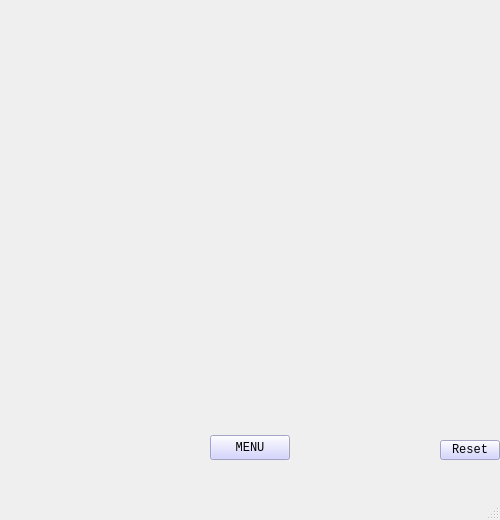
<?xml version="1.0" encoding="UTF-8"?>
<ui version="4.0">
 <class>MainWindow</class>
 <widget class="QMainWindow" name="MainWindow">
  <property name="geometry">
   <rect>
    <x>0</x>
    <y>0</y>
    <width>500</width>
    <height>520</height>
   </rect>
  </property>
  <property name="windowTitle">
   <string>MainWindow</string>
  </property>
  <widget class="QWidget" name="centralWidget">
   <widget class="QPushButton" name="reset">
    <property name="geometry">
     <rect>
      <x>440</x>
      <y>440</y>
      <width>60</width>
      <height>20</height>
     </rect>
    </property>
    <property name="font">
     <font>
      <family>Courier New</family>
     </font>
    </property>
    <property name="styleSheet">
     <string notr="true">background-color:rgba(200,200,255,200)</string>
    </property>
    <property name="text">
     <string>Reset</string>
    </property>
   </widget>
   <widget class="QLabel" name="eli">
    <property name="geometry">
     <rect>
      <x>380</x>
      <y>30</y>
      <width>100</width>
      <height>100</height>
     </rect>
    </property>
    <property name="font">
     <font>
      <family>Courier New</family>
      <pointsize>36</pointsize>
      <weight>75</weight>
      <bold>true</bold>
     </font>
    </property>
    <property name="cursor">
     <cursorShape>ArrowCursor</cursorShape>
    </property>
    <property name="styleSheet">
     <string notr="true">background-color: rgba(255, 255, 255, 0);</string>
    </property>
    <property name="text">
     <string/>
    </property>
    <property name="scaledContents">
     <bool>false</bool>
    </property>
    <property name="alignment">
     <set>Qt::AlignCenter</set>
    </property>
    <property name="wordWrap">
     <bool>false</bool>
    </property>
    <property name="margin">
     <number>-1</number>
    </property>
   </widget>
   <widget class="QLabel" name="backpixmap">
    <property name="geometry">
     <rect>
      <x>0</x>
      <y>0</y>
      <width>500</width>
      <height>500</height>
     </rect>
    </property>
    <property name="text">
     <string/>
    </property>
    <property name="pixmap">
     <pixmap resource="res.qrc">:/background/background/backpixmap.png</pixmap>
    </property>
    <property name="scaledContents">
     <bool>true</bool>
    </property>
   </widget>
   <widget class="QLabel" name="score">
    <property name="geometry">
     <rect>
      <x>390</x>
      <y>200</y>
      <width>100</width>
      <height>60</height>
     </rect>
    </property>
    <property name="font">
     <font>
      <family>Courier New</family>
      <pointsize>14</pointsize>
     </font>
    </property>
    <property name="text">
     <string/>
    </property>
    <property name="alignment">
     <set>Qt::AlignRight|Qt::AlignTrailing|Qt::AlignVCenter</set>
    </property>
   </widget>
   <widget class="QPushButton" name="menu">
    <property name="geometry">
     <rect>
      <x>210</x>
      <y>435</y>
      <width>80</width>
      <height>25</height>
     </rect>
    </property>
    <property name="font">
     <font>
      <family>Courier New</family>
     </font>
    </property>
    <property name="styleSheet">
     <string notr="true">background-color:rgba(200,200,255,200)</string>
    </property>
    <property name="text">
     <string>MENU</string>
    </property>
   </widget>
   <widget class="QLabel" name="type">
    <property name="geometry">
     <rect>
      <x>440</x>
      <y>120</y>
      <width>60</width>
      <height>20</height>
     </rect>
    </property>
    <property name="font">
     <font>
      <family>Courier New</family>
      <pointsize>10</pointsize>
     </font>
    </property>
    <property name="text">
     <string/>
    </property>
    <property name="alignment">
     <set>Qt::AlignCenter</set>
    </property>
   </widget>
   <zorder>backpixmap</zorder>
   <zorder>reset</zorder>
   <zorder>eli</zorder>
   <zorder>score</zorder>
   <zorder>menu</zorder>
   <zorder>type</zorder>
  </widget>
  <widget class="QMenuBar" name="menuBar">
   <property name="geometry">
    <rect>
     <x>0</x>
     <y>0</y>
     <width>500</width>
     <height>21</height>
    </rect>
   </property>
  </widget>
  <widget class="QStatusBar" name="statusBar"/>
 </widget>
 <layoutdefault spacing="6" margin="11"/>
 <resources>
  <include location="res.qrc"/>
 </resources>
 <connections/>
</ui>
